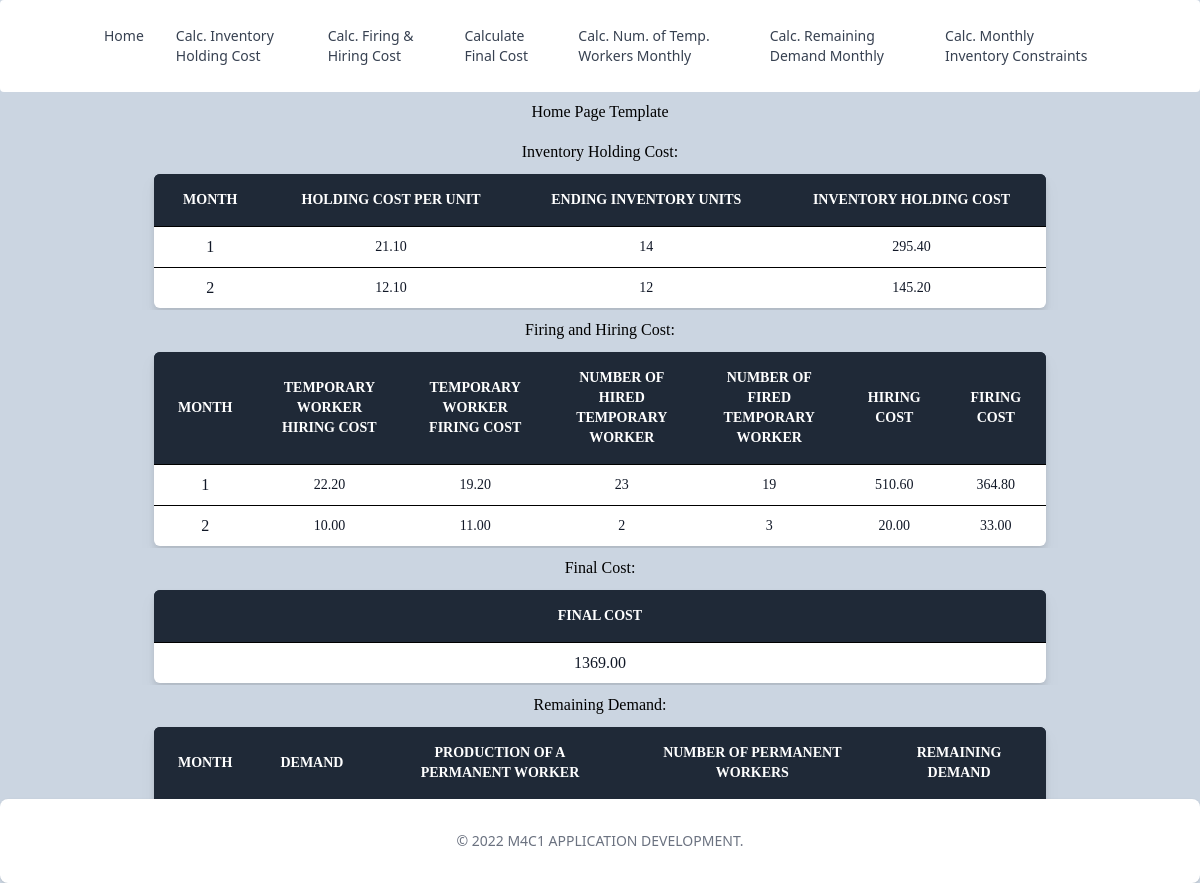
The page / on the database its author committed.
### main/models.py (models this page shows)
class IHCDatabase(models.Model):
  month = models.IntegerField()
  holdingCostPerUnit = models.DecimalField(max_digits=19, decimal_places=2)
  unitsOfEndingInventory = models.IntegerField()
  inventoryHoldingCost=models.DecimalField(max_digits=19, decimal_places=2, null=True)

class FHCDatabase(models.Model):
  month = models.IntegerField()
  tempWorkerHiringCost = models.DecimalField(max_digits=19, decimal_places=2)
  tempWorkerFiringCost= models.DecimalField(max_digits=19, decimal_places=2)
  tempWorkerHired=models.IntegerField()
  tempWorkerFired=models.IntegerField()
  hiringCost= models.DecimalField(max_digits=19, decimal_places=2, null=True)
  firingCost= models.DecimalField(max_digits=19, decimal_places=2, null=True)

class FCDatabase(models.Model):
  finalCost= models.DecimalField(max_digits=19, decimal_places=2, default=0)

### main/views.py (the view)
# urls.py: path('',views.index,name="Home Page"),
def index(request):
  qsIHC = models.IHCDatabase.objects.all().values()
  qsFHC = models.FHCDatabase.objects.all().values()
  qsFC = models.FCDatabase.objects.all().values()
  qsRD = models.RDDatabase.objects.all().values()
  return render(request,"main/index.html",  {'IHC':qsIHC,
                                            'FHC':qsFHC,
                                            'FC':qsFC,
                                            'RD':qsRD})

### main/templates/main/index.html (shortened to what this page needs)
{% extends 'main/navbar_footer.html' %}
{% block content %}
<h1 class="flex justify-center m-2 font-[Poppins]">Home Page Template</h1>
<script src="http://cdn.tailwindcss.com"></script>
<body class="min-h-screen bg-slate-300">
<div class='overflow-x-auto w-full'>
      <h2 class="flex justify-center m-2 font-[Poppins]">Inventory Holding Cost:</h2>
            <table class="mx-auto max-w-4xl w-full drop-shadow-lg font-[Poppins] rounded-lg border-2 border-grey-800 w-6/12 overflow-hidden">
                  <thead class="text-white border-b bg-gray-800">
                        <tr class="text-white text-center border-none">
                              <th class="font-semibold text-sm uppercase px-6 py-4 bg-gray-800 text-center border-none">Month</th>
                              <th class="font-semibold text-sm uppercase px-6 py-4 bg-gray-800 text-center border-none">Holding Cost Per Unit</th>
                              <th class="font-semibold text-sm uppercase px-6 py-4 bg-gray-800 text-center border-none">Ending Inventory Units</th>
                              <th class="font-semibold text-sm uppercase px-6 py-4 bg-gray-800 text-center border-none">Inventory Holding Cost</th>
                        </tr>
                  </thead>
                  <tbody class="bg-white border-b text-gray-900 text-center border-none">
      {% for x in IHC %}
                        <tr class="cursor-pointer hover:bg-gray-300 hover:scale-105 duration-300 ">
                              <td class="px-1 py-2 text-center border-none">{{ x.month }}</td>
                              <td class="whitespace-nowrap text-sm font-medium border-none">{{ x.holdingCostPerUnit }}</td>
                              <td class="whitespace-nowrap text-sm font-medium border-none">{{ x.unitsOfEndingInventory }}</td>
                              <td class="whitespace-nowrap text-sm font-medium border-none">{{ x.inventoryHoldingCost }}</td>
                        </tr>
      {% endfor %}
                  </tbody>
            </table>
      </div>
      <div class='overflow-x-auto w-full'>
<h2 class="flex justify-center m-2 font-[Poppins]">Firing and Hiring Cost:</h2>
            <table class="mx-auto max-w-4xl w-full drop-shadow-lg font-[Poppins] rounded-lg border-2 border-grey-800 w-6/12 overflow-hidden">
                  <thead class="text-white border-b bg-gray-800">
                        <tr class="text-white text-center border-none">
                              <th class="font-semibold text-sm uppercase px-6 py-4 bg-gray-800 text-center border-none">Month</th>
                              <th class="font-semibold text-sm uppercase px-6 py-4 bg-gray-800 text-center border-none">Temporary Worker Hiring Cost</th>
                              <th class="font-semibold text-sm uppercase px-6 py-4 bg-gray-800 text-center border-none">Temporary Worker Firing Cost</th>
                              <th class="font-semibold text-sm uppercase px-6 py-4 bg-gray-800 text-center border-none">Number of Hired Temporary Worker</th>
                              <th class="font-semibold text-sm uppercase px-6 py-4 bg-gray-800 text-center border-none">Number of Fired Temporary Worker</th>
                              <th class="font-semibold text-sm uppercase px-6 py-4 bg-gray-800 text-center border-none">Hiring Cost</th>
                              <th class="font-semibold text-sm uppercase px-6 py-4 bg-gray-800 text-center border-none">Firing Cost</th>
                        </tr>
                  </thead>
                  <tbody class="bg-white border-b text-gray-900 text-center border-none">
      {% for x in FHC %}
                        <tr class="cursor-pointer hover:bg-gray-300 hover:scale-105 duration-300 ">
                              <td class="px-1 py-2 text-center border-none">{{ x.month }}</td>
                              <td class="whitespace-nowrap text-sm font-medium border-none">{{ x.tempWorkerHiringCost }}</td>
                              <td class="whitespace-nowrap text-sm font-medium border-none">{{ x.tempWorkerFiringCost }}</td>
                              <td class="whitespace-nowrap text-sm font-medium border-none">{{ x.tempWorkerHired }}</td>
                              <td class="whitespace-nowrap text-sm font-medium border-none">{{ x.tempWorkerFired }}</td>
                              <td class="whitespace-nowrap text-sm font-medium border-none">{{ x.hiringCost }}</td>
                              <td class="whitespace-nowrap text-sm font-medium border-none">{{ x.firingCost }}</td>
                        </tr>
      {% endfor %}
                  </tbody>
            </table>
      </div>
            <div class='overflow-x-auto w-full'>
<h2 class="flex justify-center m-2 font-[Poppins]">Final Cost:</h2>
            <table class="mx-auto max-w-4xl w-full drop-shadow-lg font-[Poppins] rounded-lg border-2 border-grey-800 w-6/12 overflow-hidden">
                  <thead class="text-white border-b bg-gray-800">
                        <tr class="text-white text-center border-none">
                              <th class="font-semibold text-sm uppercase px-6 py-4 bg-gray-800 text-center border-none">Final Cost</th>
                        </tr>
                  </thead>
                  <tbody class="bg-white border-b text-gray-900 text-center border-none">
      {% for x in FC %}
                        <tr class="cursor-pointer hover:bg-gray-300 hover:scale-105 duration-300 ">
                              <td class="px-1 py-2 text-center border-none">{{ x.finalCost}}</td>
                        </tr>
      {% endfor %}
                  </tbody>
            </table>
            </div>
            <div class='overflow-x-auto w-full'>
<h2 class="flex justify-center m-2 font-[Poppins]">Remaining Demand:</h2>
            <table class="mx-auto max-w-4xl w-full drop-shadow-lg font-[Poppins] rounded-lg border-2 border-grey-800 w-6/12 overflow-hidden  ">
                  <thead class="text-white border-b bg-gray-800">
                        <tr class="text-white text-center border-none">
                              <th class="font-semibold text-sm uppercase px-6 py-4 bg-gray-800 text-center border-none">Month</th>
                              <th class="font-semibold text-sm uppercase px-6 py-4 bg-gray-800 text-center border-none">Demand</th>
                              <th class="font-semibold text-sm uppercase px-6 py-4 bg-gray-800 text-center border-none">Production of a Permanent Worker</th>
                              <th class="font-semibold text-sm uppercase px-6 py-4 bg-gray-800 text-center border-none">Number of Permanent Workers</th>
                              <th  class="font-semibold text-sm uppercase px-6 py-4 bg-gray-800 text-center border-none">Remaining Demand</th>
                        </tr>
                  </thead>
                  <tbody class="bg-white border-b text-gray-900 text-center border-none">
      {% for x in RD %}
                        <tr class="cursor-pointer hover:bg-gray-300 hover:scale-105 duration-300 ">
                              <td class="px-1 py-2 text-center border-none">{{ x.month}}</td>
                              <td class="whitespace-nowrap text-sm font-medium border-none">{{ x.demand}}</td>
                              <td class="whitespace-nowrap text-sm font-medium border-none">{{ x.productionPermanentWorker}}</td>
                              <td class="whitespace-nowrap text-sm font-medium border-none">{{ x.numPermanentWorker}}</td>
                              <td class="whitespace-nowrap text-sm font-medium border-none">{{ x.remainingDemand}}</td>
                        </tr>
      {% endfor %}
                  </tbody>
      </table>
{% endblock  %} </div>

### main/templates/main/navbar_footer.html (shortened to what this page needs)
<!DOCTYPE html>
<html lang="en">
<head>
  <script src="https://cdn.tailwindcss.com"></script>
</head>
<body>
  <nav class="bg-white border-gray-200 px-2 sm:px-4 py-2.5 rounded dark:bg-gray-900">
    <div class="container flex flex-wrap items-center justify-center mx-auto">
      <div class="hidden w-full md:block md:w-auto" id="navbar-default">
        <ul class="flex flex-col p-4 mt-4 border border-gray-100 rounded-lg bg-gray-50 md:flex-row md:space-x-8 md:mt-0 md:text-sm md:font-medium md:border-0 md:bg-white dark:bg-gray-800 md:dark:bg-gray-900 dark:border-gray-700">
          <li>
            <a href="/" class="block py-2 pl-3 pr-4 text-gray-700 rounded hover:bg-gray-100 md:hover:bg-transparent md:border-0 md:hover:text-blue-700 md:p-0 dark:text-gray-400 md:dark:hover:text-white dark:hover:bg-gray-700 dark:hover:text-white md:dark:hover:bg-transparent">Home</a>
          </li>
          <li>
            <a href="/calculateIHC" class="block py-2 pl-3 pr-4 text-gray-700 rounded hover:bg-gray-100 md:hover:bg-transparent md:border-0 md:hover:text-blue-700 md:p-0 dark:text-gray-400 md:dark:hover:text-white dark:hover:bg-gray-700 dark:hover:text-white md:dark:hover:bg-transparent">Calc. Inventory  Holding Cost</a>
          </li>
          <li>
            <a href="/calculateFHC" class="block py-2 pl-3 pr-4 text-gray-700 rounded hover:bg-gray-100 md:hover:bg-transparent md:border-0 md:hover:text-blue-700 md:p-0 dark:text-gray-400 md:dark:hover:text-white dark:hover:bg-gray-700 dark:hover:text-white md:dark:hover:bg-transparent">Calc. Firing & Hiring Cost</a>
          </li>
          <li>
            <a href="/calculateFC" class="block py-2 pl-3 pr-4 text-gray-700 rounded hover:bg-gray-100 md:hover:bg-transparent md:border-0 md:hover:text-blue-700 md:p-0 dark:text-gray-400 md:dark:hover:text-white dark:hover:bg-gray-700 dark:hover:text-white md:dark:hover:bg-transparent">Calculate Final Cost</a>
          </li>
          <li>
            <a href="/calculateNTW" class="block py-2 pl-3 pr-4 text-gray-700 rounded hover:bg-gray-100 md:hover:bg-transparent md:border-0 md:hover:text-blue-700 md:p-0 dark:text-gray-400 md:dark:hover:text-white dark:hover:bg-gray-700 dark:hover:text-white md:dark:hover:bg-transparent">Calc. Num. of Temp. Workers Monthly</a>
          </li>
          <li>
            <a href="/calculateRD" class="block py-2 pl-3 pr-4 text-gray-700 rounded hover:bg-gray-100 md:hover:bg-transparent md:border-0 md:hover:text-blue-700 md:p-0 dark:text-gray-400 md:dark:hover:text-white dark:hover:bg-gray-700 dark:hover:text-white md:dark:hover:bg-transparent">Calc. Remaining Demand Monthly</a>
          </li>
          <li>
            <a href="/calculateIC" class="block py-2 pl-3 pr-4 text-gray-700 rounded hover:bg-gray-100 md:hover:bg-transparent md:border-0 md:hover:text-blue-700 md:p-0 dark:text-gray-400 md:dark:hover:text-white dark:hover:bg-gray-700 dark:hover:text-white md:dark:hover:bg-transparent">Calc. Monthly Inventory Constraints</a>
          </li>
        </ul>
      </div>
    </div>
  </nav>
  {% block content %}
  {% endblock content %}
  <footer class="p-4 bg-white rounded-lg shadow md:px-6 md:py-8 dark:bg-gray-900 fixed
  inset-x-0
  bottom-0">
    <span class="block text-sm text-gray-500 sm:text-center dark:text-gray-400">© 2022 M4C1 APPLICATION DEVELOPMENT.
    </span>
</footer>
</body>
</html>

### main/templates/main/navbar_footer.html (style rules this page uses)
table, tr, td { border: solid black 1px; }

### rows shown on the page
IHCDatabase: month "1", holdingCostPerUnit "21.10", unitsOfEndingInventory "14", inventoryHoldingCost "295.40"
IHCDatabase: month "2", holdingCostPerUnit "12.10", unitsOfEndingInventory "12", inventoryHoldingCost "145.20"
FHCDatabase: month "1", tempWorkerHiringCost "22.20", tempWorkerFiringCost "19.20", tempWorkerHired "23", tempWorkerFired "19", hiringCost "510.60", firingCost "364.80"
FHCDatabase: month "2", tempWorkerHiringCost "10.00", tempWorkerFiringCost "11.00", tempWorkerHired "2", tempWorkerFired "3", hiringCost "20.00", firingCost "33.00"
FCDatabase: finalCost "1369.00"
